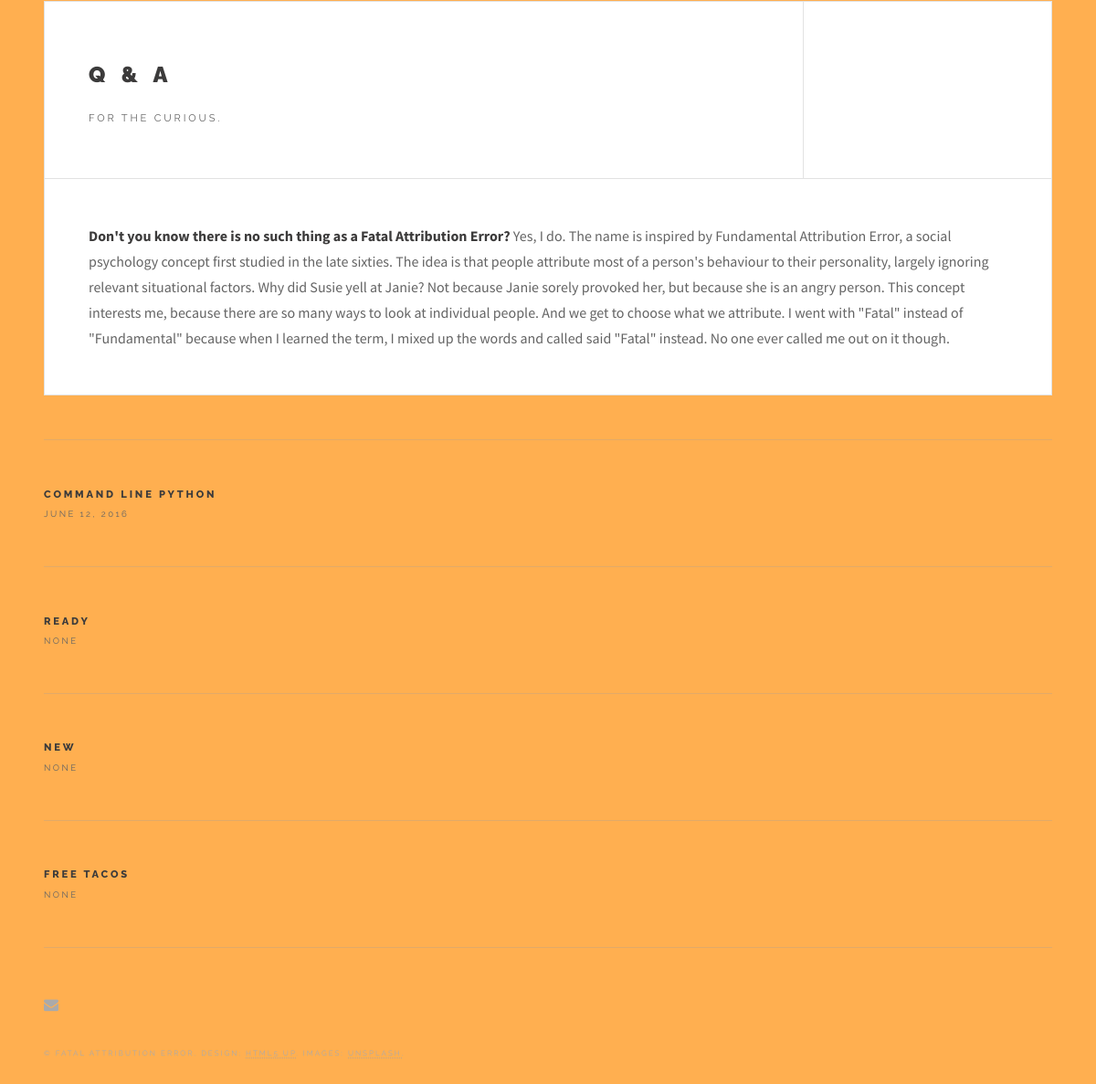
Before: /about (lower part) with the older database file.
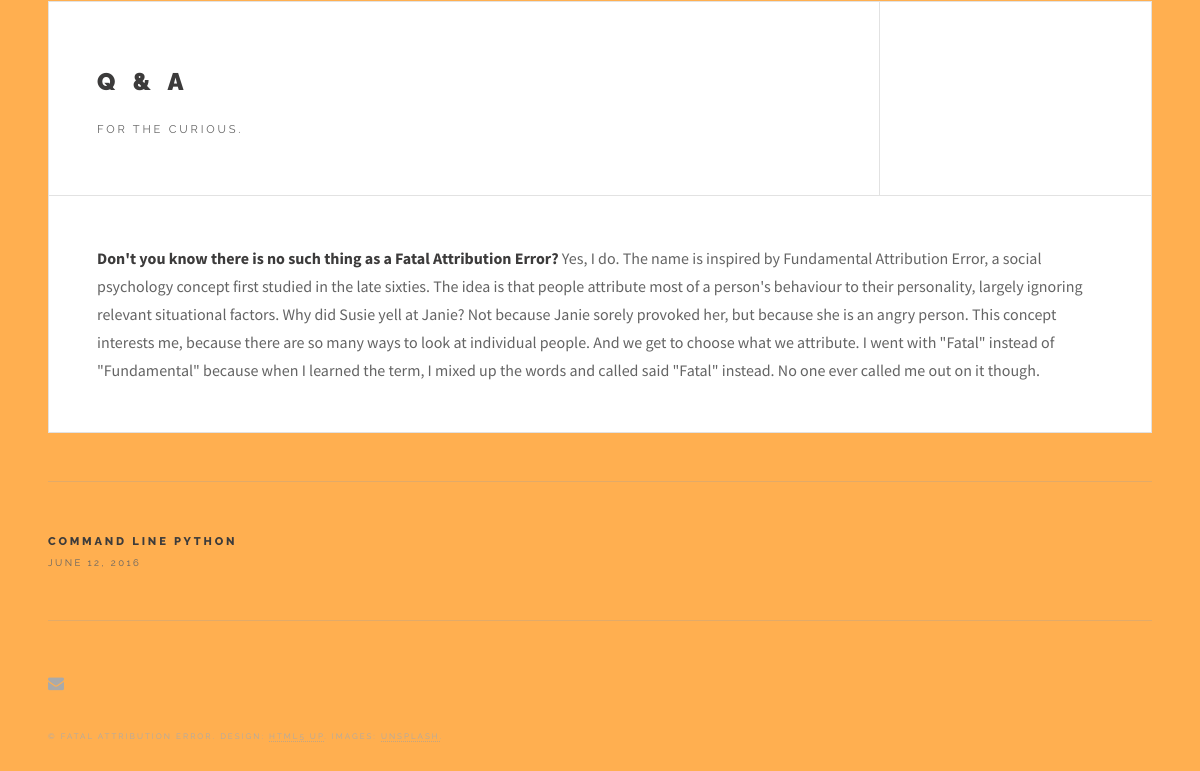
After: the same page with the newer database file.
### app/models.py (models this page shows, shortened)
class BlogPost(db.Model):
    __searchable__ = ['content','title']
    id = db.Column(db.Integer, primary_key=True)
    title = db.Column(db.String(64), index=True, unique=True)
    title_no_spaces = db.Column(db.String(64), index=True, unique=True)  # used for url
    comments = db.relationship('Comment', backref='comment', lazy='dynamic')  # comments
    content = db.Column(db.String(1000), index=True)
    timestamp = db.Column(db.DateTime)
    date_string = db.Column(db.String(64), index=True, unique=True)
    picture = db.Column(db.String(150))
    short_description = db.Column(db.String(140), index=True)

### app/views.py (the view)
@app.route('/about')
def about():
    b = BlogPost.query.order_by(desc(BlogPost.timestamp)).limit(5).all()
    return render_template('about.html',
                           blog_posts=b)

### app/templates/about.html (shortened to what this page needs)
{% extends "base.html" %}
{% block content %}
						<article class="post">
								<header>
									<div class="title">
										<h2>Q & A</h2>
										<p>For the curious.</p>
									</div>
									<div class="meta">
									</div>
								</header>
								<p><b>Don't you know there is no such thing as a Fatal Attribution Error?</b> Yes, I do. The name is inspired by Fundamental Attribution Error, a social psychology concept first studied in the late sixties. The idea is that people attribute most of a person's behaviour to their personality, largely ignoring relevant situational factors. Why did Susie yell at Janie? Not because Janie sorely provoked her, but because she is an angry person. This concept interests me, because there are so many ways to look at individual people. And we get to choose what we attribute. I went with "Fatal" instead of "Fundamental" because when I learned the term, I mixed up the words and called said "Fatal" instead. No one ever called me out on it though.</p>
							</article>
{% endblock %}

### app/templates/base.html (shortened to what this page needs)
<!DOCTYPE HTML>
<html>
	<head>
		<link rel="stylesheet" href="../static/css/main.css" />
	</head>
	<body>
			<div id="wrapper">
					<div id="main">
                        {% block content %}{% endblock %}
					</div>
					<section id="sidebar">
							{% for blog in blog_posts %}
											<section>
												<ul class="posts">
													<li>
														<article>
															<header>
																<h3><a href="{{ url_for('blog_post', blog_title=blog.title_no_spaces ) }}">{{ blog.title }}</a></h3>
																<time class="published" datetime="2015-10-06">{{ blog.date_string }}</time>
															</header>
														</article>
													</li>
												</ul>
											</section>
							{% endfor %}
							<section id="footer">
								<ul class="icons">
									<li><a href="#" class="fa-envelope"><span class="label">Email</span></a></li>
								</ul>
								<p class="copyright">&copy; Fatal Attribution Error. Design: <a href="http://html5up.net">HTML5 UP</a>. Images: <a href="http://unsplash.com">Unsplash</a>.</p>
							</section>
					</section>
			</div>
	</body>
</html>

Changed rows visible on the page:
removed BlogPost: title "READY", date_string "NONE"
removed BlogPost: title "NEW", date_string "NONE"
removed BlogPost: title "FREE TACOS", date_string "NONE"
